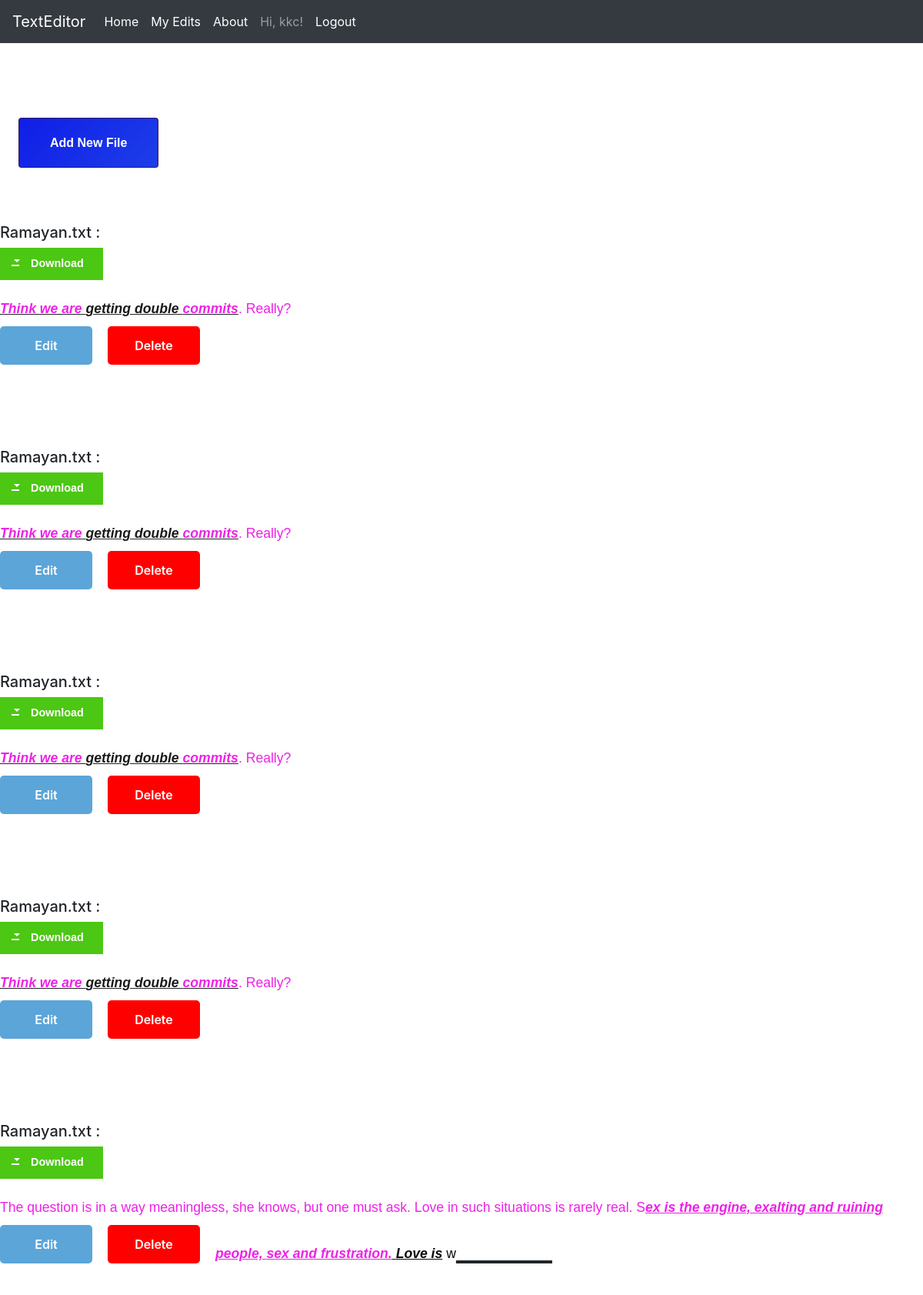
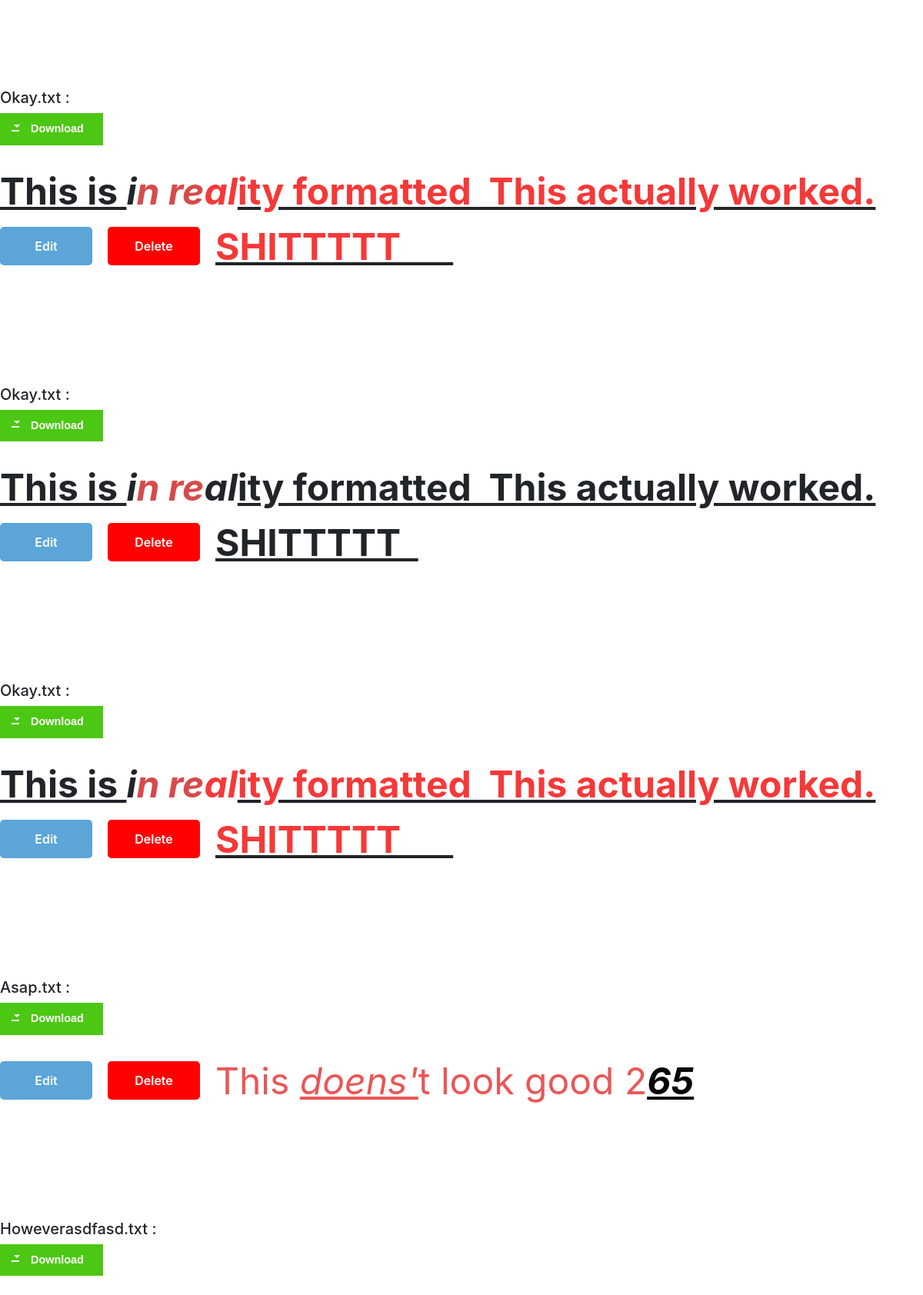
The app's page /myedits (signed in, upper part) with its own data (2 pictures, top to bottom).
### app/models.py (models this page shows, shortened)
class User(UserMixin, db.Model):
    id = db.Column(db.Integer, primary_key=True)
    username = db.Column(db.String(64), index=True, unique=True)
    email = db.Column(db.String(120), index=True, unique=True)
    password_hash = db.Column(db.String(128))
    posts = db.relationship('EditorData', backref='author', lazy='dynamic')

class EditorData(db.Model):
    id = db.Column(db.Integer, primary_key=True)
    name = db.Column(db.Text)
    extension= db.Column(db.Text)
    html= db.Column(db.Text)
    user_id = db.Column(db.Integer, db.ForeignKey('user.id'))

### app/routes.py (the view)
@app.route('/display')
@app.route('/myedits')
@login_required
def display():
    posts = EditorData.query.order_by(EditorData.id.desc()).filter_by(author=current_user).all()
    return render_template('myedits.html', posts=posts)

### app/models.py (called while the page is built)
@login.user_loader
def load_user(id):
    return User.query.get(int(id))

### app/templates/myedits.html
{% extends "base.html" %}
{% block content %}
<a href="{{ url_for('index') }}" target="_blank" class="btn --animated">
        <span>Add New File</span>
</a>
<br><br>
{% for post in posts %}
<div>
      <b><h5>{{ post.name }}{{ post.extension}} :</h5> <a href="#" class="buttonDownload">Download</a> <br>
        <br>
        </b> {{post.html|safe}}
      <a href="/edit/{{post.id}}" title="Edit" class="button btnFloat btnBlueGreen">Edit</a>
      <a  href="/delete/{{post.id}}" title="Button slide purple" class="button btnSlide btnPurple">
        <span class="top" data-content="Delete">Delete</span>
        <span class="bottom" data-content="Edit">Sure?</span>
      </a>
        <br><br><br><br><br>
        <br>
       <br>
</div>
{% endfor %}
{% endblock %}

### app/templates/base.html (shortened to what this page needs)
<!DOCTYPE html>
<html lang="en">
<head>
    <link rel="stylesheet" href="https://stackpath.bootstrapcdn.com/bootstrap/4.1.3/css/bootstrap.min.css">
</head>
<body>
  <div class="fixed-top">
  <nav class="navbar navbar-expand-md navbar-dark bg-dark">
    <a class="navbar-brand" href="{{url_for('index')}}">TextEditor</a>
    <div class="collapse navbar-collapse" id="navbarSupportedContent">
      <ul class="navbar-nav mr-auto">
        <li class="nav-item active">
          <a class="nav-link" href="{{ url_for('index') }}">Home<span class="sr-only">(current)</span></a>
        </li>
        {% if current_user.is_anonymous %}
        <li class="nav-item active">
          <a class="nav-link" href="{{ url_for('login') }}">login</a>
        </li>
        {% else %}
        <li class="nav-item active">
          <a class="nav-link" href="/myedits">My Edits</a>
        </li>
        <li class="nav-item active">
          <a class="nav-link" href="/about">About</a>
        </li>
        <li class="nav-item">
         <a class="nav-link"> Hi, {{ current_user.username }}!</a></li>
        <li class="nav-item active">
          <a class="nav-link" href="{{ url_for('logout') }}">Logout</a></li>
        {% endif %}
      </ul>
    </div>
  </nav>
  </div>
        <h1 style="color: white;">
        </h1>
        <br><br><br><br>
        {% block content %}{% endblock %}
</body>
</html>

### app/templates/base.html (style rules this page uses)
a.button { display: block; position: relative; float: left; width: 120px; padding: 0; margin: 10px 20px 10px 0; font-weight: 600; text-align: center; line-height: 50px; color: #FFF; border-radius: 5px; transition: all 0.2s ; }
.btnBlueGreen { background: #00AE68; }
.btnPurple { background: #A74982; }
.buttonDownload { display: inline-block; position: relative; padding: 10px 25px; background-color: #4CC713; color: white; font-family: sans-serif; text-decoration: none; font-size: 0.9em; text-align: center; text-indent: 15px; }
.buttonDownload:before, .buttonDownload:after { content: ' '; display: block; position: absolute; left: 15px; top: 52%; }
.buttonDownload:before { width: 10px; height: 2px; border-style: solid; border-width: 0 2px 2px; }
.buttonDownload:after { width: 0; height: 0; margin-left: 3px; margin-top: -7px; border-style: solid; border-width: 4px 4px 0 4px; border-color: transparent; border-top-color: inherit; animation: downloadArrow 2s linear infinite; animation-play-state: paused; }
.btnSlide .top { position: absolute; top: 0px; left: 0; width: 120px; height: 50px; background: #00AE68; z-index: 10; transition: all 0.2s ; border-radius: 5px; }
.btnSlide.btnPurple .top { background: red; }
.btnSlide .bottom { position: absolute; top: 0; left: 0; width: 120px; height: 50px; color: #000; z-index: 5; border-radius: 5px; }
.btnFloat { background: none; box-shadow: 0px 0px 0px 0px rgba(0, 0, 0, 0.5); }
.btnFloat:before { content: 'Edit'; display: block; position: absolute; top: 0; left: 0; width: 120px; height: 50px; border-radius: 5px; transition: all 0.2s ; }
.btnBlueGreen.btnFloat:before { background: rgb(91,165, 216); }
.btnFloat:before { box-shadow: 0px 0px 0px 0px rgba(0, 0, 0, 0.4); }
body { overflow: auto; min-height: 100%; }
:root { --font: 1rem/1.2 "helvetica", sans-serif; --bg-hover: linear-gradient( 135deg, #101ee7 0%, #2654e9 20%, #62d6fa 37%, #fff 50%, #fc35ca 66%, #7559ff 72%, #101ee7 100% ); --btn-color: #2e175e; }
.btn { display: table; text-align: center; color: #ffffff; text-decoration: none; position: relative; font: var(--font); font-weight: bold; padding: 22px 40px; background-color: var(--btn-color); overflow: hidden; margin: 24px; }
.--animated { transition: all 1s; }
.--animated span { position: relative; z-index: 9; }
.--animated:after { height: 100%; width: 2000px; transition: all 1s; background: var(--bg-hover); }
.--animated:before { height: 26px; width: 100%; top: -50px; z-index: 10; opacity: 0; background-color: rgba(255, 255, 255, 0.15); }
.--animated:before, a:after { position: absolute; top: 0; left: 0; z-index: 7; display: block; content: ""; }

### records on screen
User: username "kkc"
EditorData: name "Ramayan", extension ".txt", html "Think we are getting double commits . Really?"
EditorData: name "Ramayan", extension ".txt", html "Think we are getting double commits . Really?"
EditorData: name "Ramayan", extension ".txt", html "Think we are getting double commits . Really?"
EditorData: name "Ramayan", extension ".txt", html "Think we are getting double commits . Really?"
EditorData: name "Ramayan", extension ".txt", html "The question is in a way meaningless, she knows, but one must ask. Love in such situations is rarely real. S ex is the engine, exalting and ruining people, sex and frustration. Love is w"
EditorData: name "Okay", extension ".txt", html "This is i n re al ity formatted This actually worked. SHITTTTT"
EditorData: name "Okay", extension ".txt", html "This is i n re al ity formatted This actually worked. SHITTTTT"
EditorData: name "Okay", extension ".txt", html "This is i n re al ity formatted This actually worked. SHITTTTT"
EditorData: name "Asap", extension ".txt", html "This doens' t look good 2 65"
EditorData: name "Howeverasdfasd", extension ".txt"
